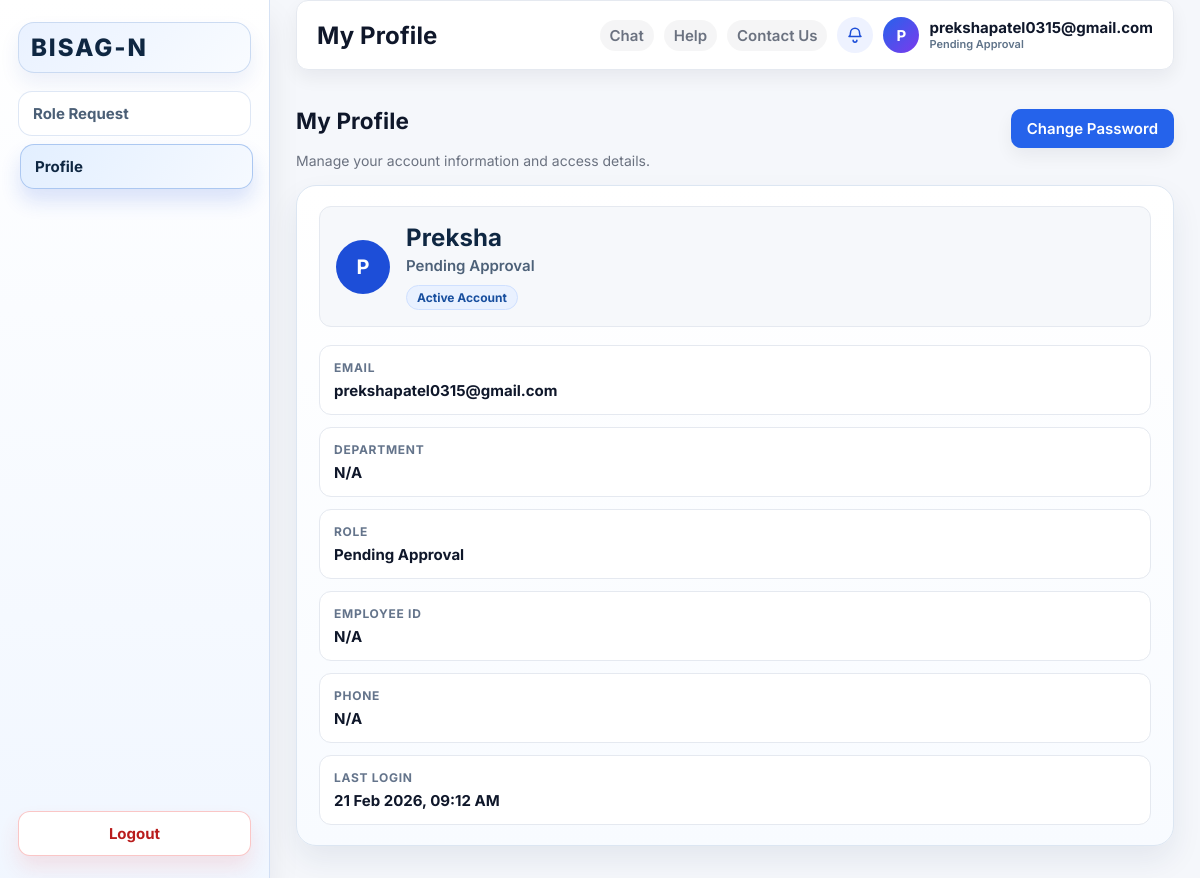
Screenshot of /profile/ (signed in) with the database file from the repository.
### core/models.py (models this page shows, shortened)
class User(AbstractUser):
    class Role(models.TextChoices):
        SUPER_ADMIN = "super_admin", "Super Admin"
        DIRECTOR = "director", "Director"
        PROJECT_DIRECTOR = "project_director", "Project Director"
        PROJECT_MANAGER = "project_manager", "Project Manager"
        ASSISTANT_PROJECT_MANAGER = "assistant_project_manager", "Assistant Project Manager"
        DEVELOPER = "developer", "Developer"
        PENDING = "pending", "Pending Approval"
    role = models.CharField(max_length=40, choices=Role.choices)

### core/views.py (the view)
# urls.py: path("profile/", profile_view, name="profile"),
@login_required
def profile_view(request):
    user = request.user
    context = {
        "profile_name": user.get_full_name() or user.username,
        "profile_role": user.get_role_display() if hasattr(user, "get_role_display") else "N/A",
        "email": user.email or "N/A",
        "department": "N/A",
        "employee_id": "N/A",
        "phone": "N/A",
    }
    return render(request, "core/director_profile.html", context)

### templates/core/director_profile.html (shortened to what this page needs)
{% load static %}
<!DOCTYPE html>
<html lang="en">
<head>
    <link rel="stylesheet" href="{% static 'core/styles.css' %}">
</head>
<body class="director-page">
    <div class="director-layout">
        {% with active_page="profile" %}
            {% include "core/sidebar.html" %}
        {% endwith %}
        <div class="director-content">
            {% include "core/topbar.html" with page_title="My Profile" %}
            <div class="profile-title-row">
                <div>
                    <h2>My Profile</h2>
                    <p class="profile-subtitle">Manage your account information and access details.</p>
                </div>
                <a href="{% url 'change_password' %}" class="button-link">Change Password</a>
            </div>
            <section class="panel profile-panel profile-upgrade">
                <div class="profile-hero">
                    <div class="profile-avatar">{{ user.username|slice:":1"|upper }}</div>
                    <div class="profile-hero-meta">
                        <h3>{{ profile_name }}</h3>
                        <p>{{ profile_role|default:"N/A" }}</p>
                        <div class="profile-tags">
                            <span class="profile-tag">Active Account</span>
                        </div>
                    </div>
                </div>
                <div class="profile-grid profile-vertical">
                    <article class="profile-card">
                        <span class="profile-label">Email</span>
                        <strong>{{ email }}</strong>
                    </article>
                    <article class="profile-card">
                        <span class="profile-label">Department</span>
                        <strong>{{ department }}</strong>
                    </article>
                    <article class="profile-card">
                        <span class="profile-label">Role</span>
                        <strong>{{ profile_role|default:"N/A" }}</strong>
                    </article>
                    <article class="profile-card">
                        <span class="profile-label">Employee ID</span>
                        <strong>{{ employee_id }}</strong>
                    </article>
                    <article class="profile-card">
                        <span class="profile-label">Phone</span>
                        <strong>{{ phone }}</strong>
                    </article>
                    <article class="profile-card">
                        <span class="profile-label">Last Login</span>
                        <strong>{{ user.last_login|date:"d M Y, h:i A"|default:"N/A" }}</strong>
                    </article>
                </div>
            </section>
        </div>
    </div>
</body>
</html>

### templates/core/sidebar.html (shortened to what this page needs)
<aside class="sidebar">
    <div>
        <div class="brand">BISAG-N</div>
        <nav class="nav-menu">
            {% if user.role == 'super_admin' or user.is_superuser %}
                <a class="nav-item {% if active_page == 'super_admin_dashboard' %}nav-item-active{% endif %}" href="{% url 'super_admin_dashboard' %}">Dashboard</a>
                <a class="nav-item {% if active_page == 'super_admin_users' %}nav-item-active{% endif %}" href="{% url 'super_admin_users' %}">User Management</a>
                <a class="nav-item {% if active_page == 'project_create' %}nav-item-active{% endif %}" href="{% url 'project_create' %}">Add Project</a>
                <a class="nav-item {% if active_page == 'view_projects' %}nav-item-active{% endif %}" href="{% url 'view_projects' %}">View Projects</a>
                <a class="nav-item {% if active_page == 'assign_project' %}nav-item-active{% endif %}" href="{% url 'assign_project' %}">Assign Project</a>
                <a class="nav-item {% if active_page == 'assigned_to' %}nav-item-active{% endif %}" href="{% url 'assign_to' %}">Assigned To</a>
                <a class="nav-item {% if active_page == 'excel_entry' %}nav-item-active{% endif %}" href="{% url 'excel_entry' %}">Excel Entry</a>
                <a class="nav-item {% if active_page == 'role_access' %}nav-item-active{% endif %}" href="{% url 'role_access' %}">Role Access</a>
                <a class="nav-item {% if active_page == 'profile' %}nav-item-active{% endif %}" href="{% url 'profile' %}">Profile</a>
            {% elif user.role == 'pending' %}
                <a class="nav-item {% if active_page == 'role_request' %}nav-item-active{% endif %}" href="{% url 'role_request' %}">Role Request</a>
                <a class="nav-item {% if active_page == 'profile' %}nav-item-active{% endif %}" href="{% url 'profile' %}">Profile</a>
            {% endif %}
        </nav>
    </div>
    <a class="logout-btn" href="{% url 'logout' %}">Logout</a>
</aside>

### templates/core/topbar.html (shortened to what this page needs)
<header class="director-topbar">
    <h1>{{ page_title }}</h1>
    <div class="director-user">
        <a class="top-action-link{% if topbar_active == 'chat' %} top-action-active{% endif %}" href="{% url 'chat_page' %}">Chat</a>
        <a class="top-action-link{% if topbar_active == 'help' %} top-action-active{% endif %}" href="{% url 'help_page' %}">Help</a>
        <a class="top-action-link{% if topbar_active == 'contact' %} top-action-active{% endif %}" href="{% url 'contact_us' %}">Contact Us</a>
        <a class="notify-btn" href="{% url 'notifications_page' %}" aria-label="Notifications">
            <svg class="notify-icon" viewBox="0 0 24 24" aria-hidden="true">
                <path d="M6 9a6 6 0 1 1 12 0c0 4 2 5 2 5H4s2-1 2-5Z" fill="none" stroke="currentColor" stroke-width="2" stroke-linejoin="round"/>
                <path d="M9.5 19a2.5 2.5 0 0 0 5 0" fill="none" stroke="currentColor" stroke-width="2" stroke-linecap="round"/>
            </svg>
        </a>
        <div class="avatar">{{ user.username|slice:":1"|upper }}</div>
        <div class="topbar-user-meta">
            <span class="topbar-user-email">{{ user.email|default:user.username }}</span>
            <span class="topbar-user-role">{{ user.get_role_display|default:"" }}</span>
        </div>
    </div>
</header>

### rows the page displays
User: username "P", email "prekshapatel0315@gmail.com", role "Pending Approval", first_name "Preksha", last_login "21 Feb 2026, 09:12 AM"

### other values shown
{{ page_title }} "My Profile"
{{ profile_role|default:"N/A" }} "Pending Approval"
{{ department }} "N/A"
{{ employee_id }} "N/A"
{{ phone }} "N/A"
